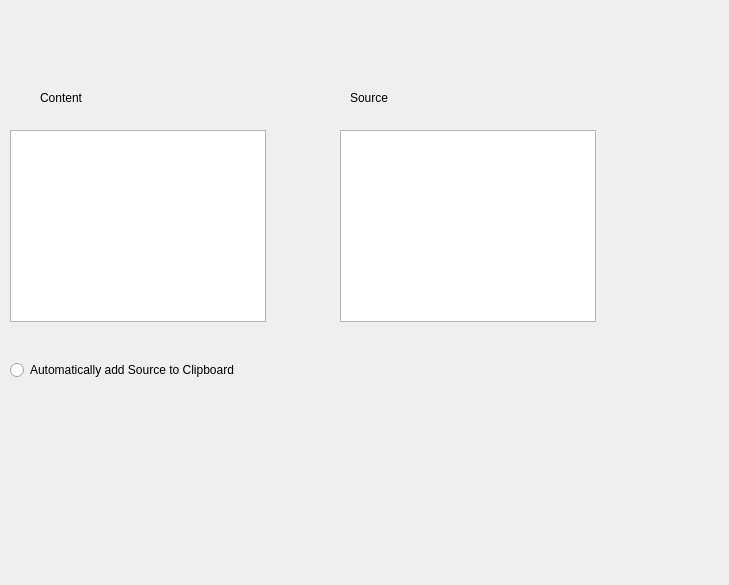
<?xml version="1.0" encoding="UTF-8"?>
<ui version="4.0">
 <class>Form</class>
 <widget class="QWidget" name="Form">
  <property name="geometry">
   <rect>
    <x>0</x>
    <y>0</y>
    <width>729</width>
    <height>585</height>
   </rect>
  </property>
  <property name="windowTitle">
   <string>Form</string>
  </property>
  <widget class="QListWidget" name="listWidget">
   <property name="geometry">
    <rect>
     <x>10</x>
     <y>130</y>
     <width>256</width>
     <height>192</height>
    </rect>
   </property>
  </widget>
  <widget class="QListWidget" name="listWidget_2">
   <property name="geometry">
    <rect>
     <x>340</x>
     <y>130</y>
     <width>256</width>
     <height>192</height>
    </rect>
   </property>
  </widget>
  <widget class="QLabel" name="label">
   <property name="geometry">
    <rect>
     <x>40</x>
     <y>90</y>
     <width>53</width>
     <height>16</height>
    </rect>
   </property>
   <property name="text">
    <string>Content</string>
   </property>
  </widget>
  <widget class="QLabel" name="label_2">
   <property name="geometry">
    <rect>
     <x>350</x>
     <y>90</y>
     <width>53</width>
     <height>16</height>
    </rect>
   </property>
   <property name="text">
    <string>Source</string>
   </property>
  </widget>
  <widget class="QRadioButton" name="radioButton">
   <property name="geometry">
    <rect>
     <x>10</x>
     <y>360</y>
     <width>511</width>
     <height>20</height>
    </rect>
   </property>
   <property name="text">
    <string>Automatically add Source to Clipboard</string>
   </property>
  </widget>
 </widget>
 <resources/>
 <connections/>
</ui>
